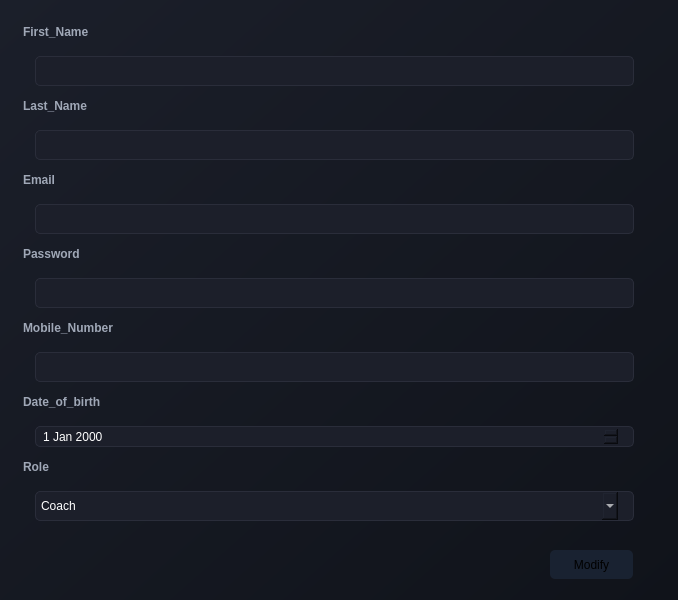
<?xml version="1.0" encoding="UTF-8"?>
<ui version="4.0">
 <class>MainWindow</class>
 <widget class="QWidget" name="MainWindow">
  <property name="geometry">
   <rect>
    <x>0</x>
    <y>0</y>
    <width>678</width>
    <height>600</height>
   </rect>
  </property>
  <property name="windowTitle">
   <string>Form</string>
  </property>
  <property name="styleSheet">
   <string notr="true">background: qlineargradient(x1:0, y1:0, x2:1, y2:1, stop:0 #1b1f2a, stop:1 #10131a);</string>
  </property>
  <widget class="QPushButton" name="pushButton_3">
   <property name="geometry">
    <rect>
     <x>550</x>
     <y>550</y>
     <width>83</width>
     <height>29</height>
    </rect>
   </property>
   <property name="styleSheet">
    <string notr="true">background-color: #192231;
border-radius: 5px ;</string>
   </property>
   <property name="text">
    <string>Modify</string>
   </property>
  </widget>
  <widget class="QComboBox" name="comboBox_3">
   <property name="geometry">
    <rect>
     <x>20</x>
     <y>491</y>
     <width>629</width>
     <height>30</height>
    </rect>
   </property>
   <property name="styleSheet">
    <string notr="true">background-color: #1C1F2A;
border: 1px solid #2A2D3A;
border-radius: 5px;
padding: 5px;
color: white;
margin-left: 15px;
margin-right:15px;</string>
   </property>
   <item>
    <property name="text">
     <string>Coach</string>
    </property>
   </item>
   <item>
    <property name="text">
     <string>..</string>
    </property>
   </item>
   <item>
    <property name="text">
     <string>..</string>
    </property>
   </item>
  </widget>
  <widget class="QLabel" name="label_8">
   <property name="geometry">
    <rect>
     <x>20</x>
     <y>93</y>
     <width>629</width>
     <height>30</height>
    </rect>
   </property>
   <property name="styleSheet">
    <string notr="true">color: #A0A8B7;
font-weight: bold;
padding-bottom: 5px;background-color:transparent;</string>
   </property>
   <property name="text">
    <string>Last_Name</string>
   </property>
  </widget>
  <widget class="QLabel" name="label_10">
   <property name="geometry">
    <rect>
     <x>20</x>
     <y>315</y>
     <width>629</width>
     <height>30</height>
    </rect>
   </property>
   <property name="styleSheet">
    <string notr="true">color: #A0A8B7;
font-weight: bold;
padding-bottom: 5px;background-color:transparent;</string>
   </property>
   <property name="text">
    <string>Mobile_Number</string>
   </property>
  </widget>
  <widget class="QLineEdit" name="lineEdit_6">
   <property name="geometry">
    <rect>
     <x>20</x>
     <y>204</y>
     <width>629</width>
     <height>30</height>
    </rect>
   </property>
   <property name="styleSheet">
    <string notr="true">background-color: #1C1F2A;
border: 1px solid #2A2D3A;
border-radius: 5px;
padding: 5px;
color: white;
margin-left: 15px;
margin-right:15px;</string>
   </property>
  </widget>
  <widget class="QLabel" name="label_7">
   <property name="geometry">
    <rect>
     <x>20</x>
     <y>19</y>
     <width>629</width>
     <height>30</height>
    </rect>
   </property>
   <property name="styleSheet">
    <string notr="true">color: #A0A8B7;
font-weight: bold;
padding-bottom: 5px;background-color:transparent;</string>
   </property>
   <property name="text">
    <string>First_Name</string>
   </property>
  </widget>
  <widget class="QLabel" name="label_9">
   <property name="geometry">
    <rect>
     <x>20</x>
     <y>241</y>
     <width>629</width>
     <height>30</height>
    </rect>
   </property>
   <property name="styleSheet">
    <string notr="true">color: #A0A8B7;
font-weight: bold;
padding-bottom: 5px;background-color:transparent;</string>
   </property>
   <property name="text">
    <string>Password</string>
   </property>
  </widget>
  <widget class="QLabel" name="label_13">
   <property name="geometry">
    <rect>
     <x>20</x>
     <y>454</y>
     <width>629</width>
     <height>30</height>
    </rect>
   </property>
   <property name="styleSheet">
    <string notr="true">color: #A0A8B7;
font-weight: bold;
padding-bottom: 5px;background-color:transparent;</string>
   </property>
   <property name="text">
    <string>Role</string>
   </property>
  </widget>
  <widget class="QLabel" name="label_11">
   <property name="geometry">
    <rect>
     <x>20</x>
     <y>389</y>
     <width>629</width>
     <height>30</height>
    </rect>
   </property>
   <property name="styleSheet">
    <string notr="true">color: #A0A8B7;
font-weight: bold;
padding-bottom: 5px;background-color:transparent;</string>
   </property>
   <property name="text">
    <string>Date_of_birth</string>
   </property>
  </widget>
  <widget class="QLineEdit" name="lineEdit_3">
   <property name="geometry">
    <rect>
     <x>20</x>
     <y>56</y>
     <width>629</width>
     <height>30</height>
    </rect>
   </property>
   <property name="styleSheet">
    <string notr="true">background-color: #1C1F2A;
border: 1px solid #2A2D3A;
border-radius: 5px;
padding: 5px;
color: white;
margin-left: 15px;
margin-right:15px;</string>
   </property>
  </widget>
  <widget class="QLineEdit" name="lineEdit_7">
   <property name="geometry">
    <rect>
     <x>20</x>
     <y>278</y>
     <width>629</width>
     <height>30</height>
    </rect>
   </property>
   <property name="styleSheet">
    <string notr="true">background-color: #1C1F2A;
border: 1px solid #2A2D3A;
border-radius: 5px;
padding: 5px;
color: white;
margin-left: 15px;
margin-right:15px;</string>
   </property>
  </widget>
  <widget class="QLabel" name="label_12">
   <property name="geometry">
    <rect>
     <x>20</x>
     <y>167</y>
     <width>629</width>
     <height>30</height>
    </rect>
   </property>
   <property name="styleSheet">
    <string notr="true">color: #A0A8B7;
font-weight: bold;
padding-bottom: 5px;background-color:transparent;</string>
   </property>
   <property name="text">
    <string>Email</string>
   </property>
  </widget>
  <widget class="QLineEdit" name="lineEdit_8">
   <property name="geometry">
    <rect>
     <x>20</x>
     <y>352</y>
     <width>629</width>
     <height>30</height>
    </rect>
   </property>
   <property name="styleSheet">
    <string notr="true">background-color: #1C1F2A;
border: 1px solid #2A2D3A;
border-radius: 5px;
padding: 5px;
color: white;
margin-left: 15px;
margin-right:15px;</string>
   </property>
  </widget>
  <widget class="QDateEdit" name="dateEdit">
   <property name="geometry">
    <rect>
     <x>20</x>
     <y>426</y>
     <width>629</width>
     <height>21</height>
    </rect>
   </property>
   <property name="styleSheet">
    <string notr="true">background-color: #1C1F2A;
border: 1px solid #2A2D3A;
border-radius: 5px;
padding: 5px;
color: white;
margin-left: 15px;
margin-right:15px;</string>
   </property>
  </widget>
  <widget class="QLineEdit" name="lineEdit_4">
   <property name="geometry">
    <rect>
     <x>20</x>
     <y>130</y>
     <width>629</width>
     <height>30</height>
    </rect>
   </property>
   <property name="styleSheet">
    <string notr="true">background-color: #1C1F2A;
border: 1px solid #2A2D3A;
border-radius: 5px;
padding: 5px;
color: white;
margin-left: 15px;
margin-right:15px;</string>
   </property>
  </widget>
 </widget>
 <resources/>
 <connections/>
</ui>
